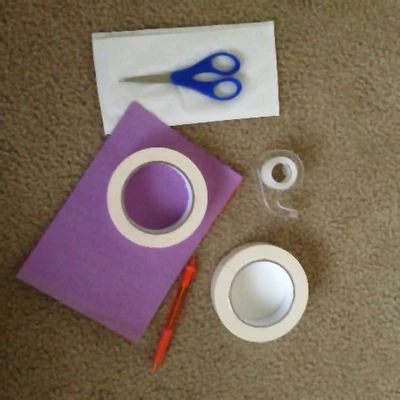
#> input picture contours_tracking/contorus.png, 400 x 400 px
$ python imageTest.py
#> lines starting #> are read from the running program, lines starting #| are printed output that depends on the picture; after the words box and inside, x2 and y2 are one past the last pixel; in counts of white or black regions, pixels touching at a corner belong together
import cv2
import imutils

raw_image = cv2.imread('contorus.png')
#> raw_image is the input picture: shape (400, 400, 3); mean B, G, R 97, 108.4, 125.9
cv2.imshow('Original Image', raw_image)
# cv2.waitKey(0)

bilateral_filtered_image = cv2.bilateralFilter(raw_image, 5, 175, 175)
cv2.imshow('Bilateral', bilateral_filtered_image)
# cv2.waitKey(0)

edge_detected_image = cv2.Canny(bilateral_filtered_image, 75, 200)
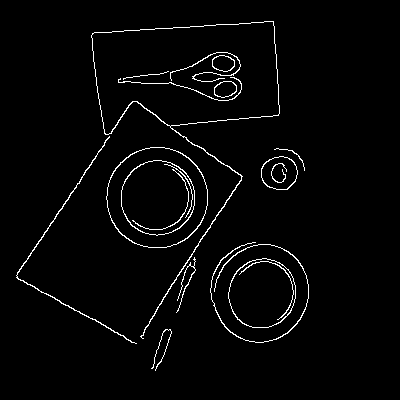
#> edge_detected_image: shape (400, 400); 2.5% white in thin lines or dots, all inside (x1, y1, x2, y2) = (16, 21, 309, 371)
cv2.imshow('Edge', edge_detected_image)
# cv2.waitKey(0)


# edged is the edge detected image
cnts = cv2.findContours(edge_detected_image, cv2.RETR_TREE, cv2.CHAIN_APPROX_SIMPLE)
#> cnts = 26 contours, 6 with area under 20; largest, box (x1, y1, x2, y2) and area: (91, 21, 280, 339) 16752, (91, 21, 280, 135) 16568, (106, 147, 208, 248) 7992, (106, 147, 208, 248) 7908, (121, 160, 195, 236) 4327
cnts = imutils.grab_contours(cnts)
cnts = sorted(cnts, key = cv2.contourArea, reverse = True)
# loop over the contours
contour_list = []
for c in cnts:
    # approximate the contour
    print(c)
    peri = cv2.arcLength(c, True)
    approx = cv2.approxPolyDP(c, 0.01 * peri, True)
    area=cv2.contourArea(c)
    # if our approximated contour has four points, then we
    # can assume that we have found our screen
    if ((len(approx) > 9) & (len(approx) < 23) & (area > 30) ):
        contour_list.append(c)
#> this loop made 26 passes
#> (peri, area) on passes 1 to 12: (1197.8, 16751.5), (595.2, 16568.5), (334.6, 7991.5), (332.3, 7907.5), (246.8, 4327), (244.5, 4267), (227.5, 3652), (225.7, 3609.5), (115.7, 949), (113.4, 921), (64.87, 281.5), (64.87, 281.5)
#> (peri, approx, area) on pass 15: (655.1, [[109, 136], [16, 277], [136, 343], [16, 275]], 142.5)
#> (printed output is left out)
#> after the loop, contour_list = 15 contours; largest, box (x1, y1, x2, y2) and area: (106, 147, 208, 248) 7992, (106, 147, 208, 248) 7908, (121, 160, 195, 236) 4327, (121, 160, 195, 236) 4267, (228, 258, 296, 328) 3652
cv2.drawContours(raw_image, contour_list,  -1, (255,0,0), 2)
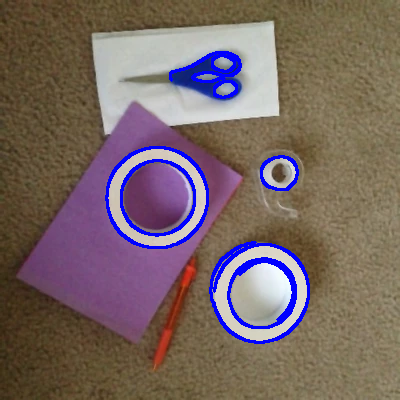
#> raw_image: shape (400, 400, 3); 3.77% of pixels changed, all inside (x1, y1, x2, y2) = (105, 51, 310, 344)
cv2.imshow('Objects Detected',raw_image)
cv2.waitKey(0)
